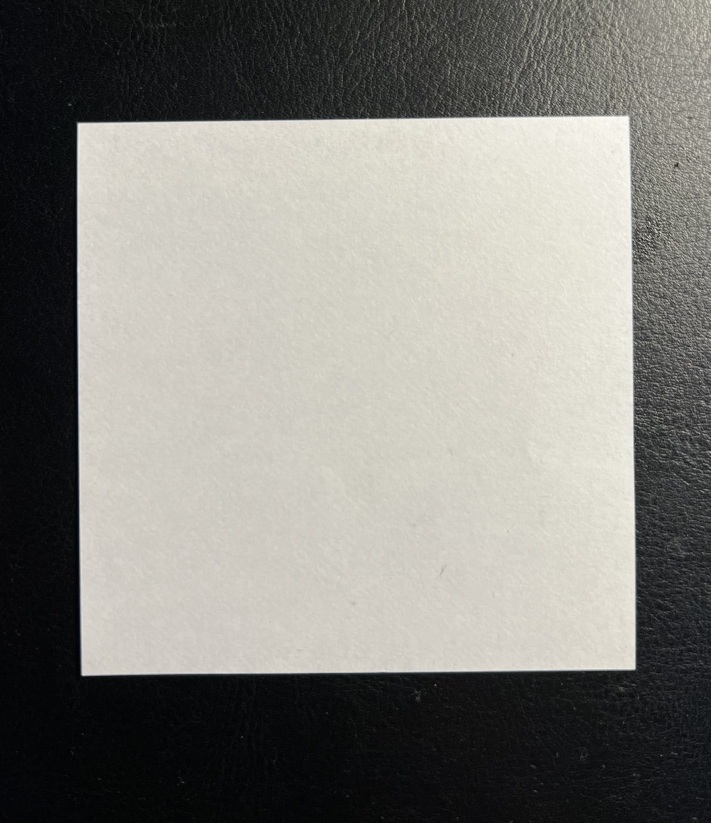
#> input picture data/examples/paper.jpeg, 2842 x 3290 px (shown at 1/4 size)
$ python -i image_processing.py   (imports and definitions only)
#> lines starting #> are read from the running program, lines starting #| are printed output that depends on the picture
#> further down, picture is the input picture: shape (3290, 2842, 3); mean B, G, R 124.6, 129.9, 131.2
import cv2
import numpy as np
from typing import Tuple

def preprocess_image(image: np.ndarray) -> np.ndarray:
    """
    Preprocess the image for better object detection.

    Args:
        image: Input image in BGR format

    Returns:
        np.ndarray: Preprocessed image
    """
    # Convert to grayscale
    gray = cv2.cvtColor(image, cv2.COLOR_BGR2GRAY)

    # Apply Gaussian blur
    blurred = cv2.GaussianBlur(gray, (5, 5), 0)

    # Enhance contrast
    clahe = cv2.createCLAHE(clipLimit=2.0, tileGridSize=(8,8))
    enhanced = clahe.apply(blurred)
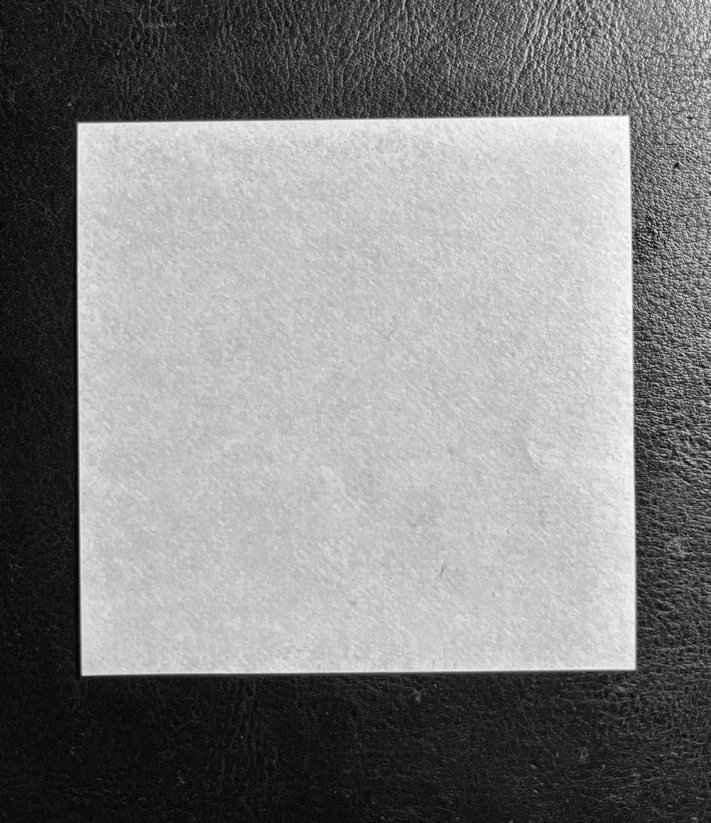
#> enhanced: shape (3290, 2842) (shown at 1/4 size); min 2, max 254, mean 130.4

    return enhanced

def get_image_info(image: np.ndarray) -> Tuple[int, int, int]:
    """
    Get basic information about the image.

    Args:
        image: Input image

    Returns:
        Tuple containing height, width, and number of channels
    """
    height, width = image.shape[:2]
    channels = image.shape[2] if len(image.shape) > 2 else 1
    return height, width, channels

def resize_image(image: np.ndarray, max_dimension: int = 1200) -> np.ndarray:
    """
    Resize image while maintaining aspect ratio.

    Args:
        image: Input image
        max_dimension: Maximum dimension (width or height)

    Returns:
        np.ndarray: Resized image
    """
    height, width = image.shape[:2]
    if height > max_dimension or width > max_dimension:
        scale = max_dimension / max(height, width)
        new_width = int(width * scale)
        new_height = int(height * scale)
        return cv2.resize(image, (new_width, new_height))
    return image

>>> import cv2
>>> picture = cv2.imread('../../data/examples/paper.jpeg')
>>> result = preprocess_image(picture)

$ run again, on data/examples/scene_1.jpeg
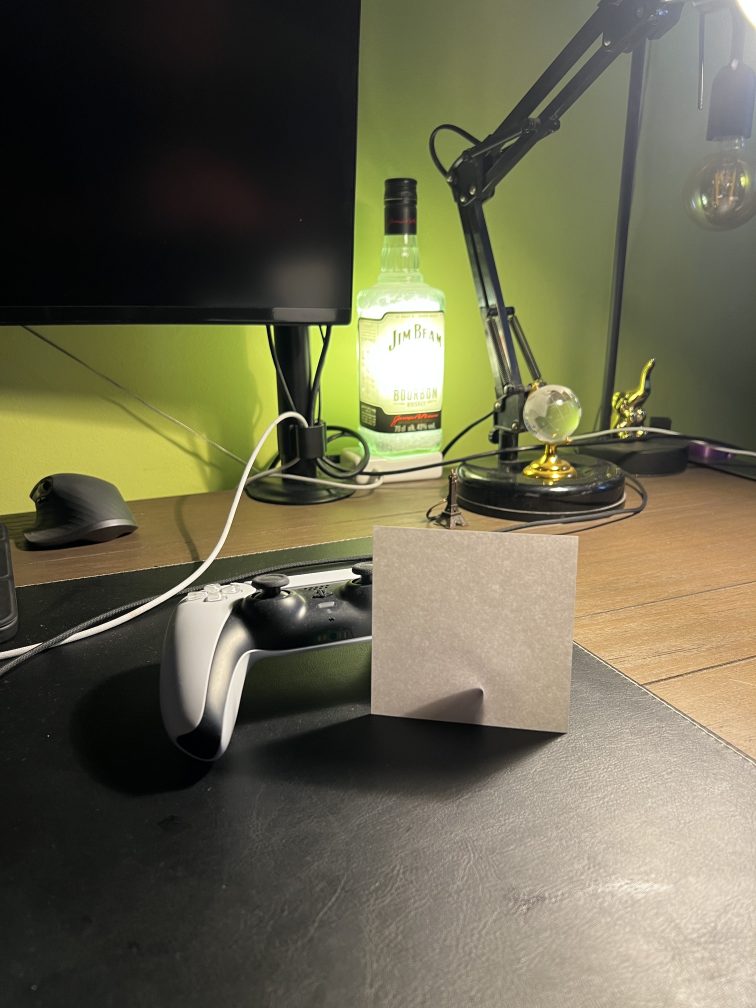
#> input picture data/examples/scene_1.jpeg, 3024 x 4032 px (shown at 1/4 size)
#> picture is the input picture: shape (4032, 3024, 3); mean B, G, R 79.3, 102.7, 106
#> in preprocess_image, `gray = cv2.cvtColor(image, cv2.COLOR_BGR2GRAY)`:
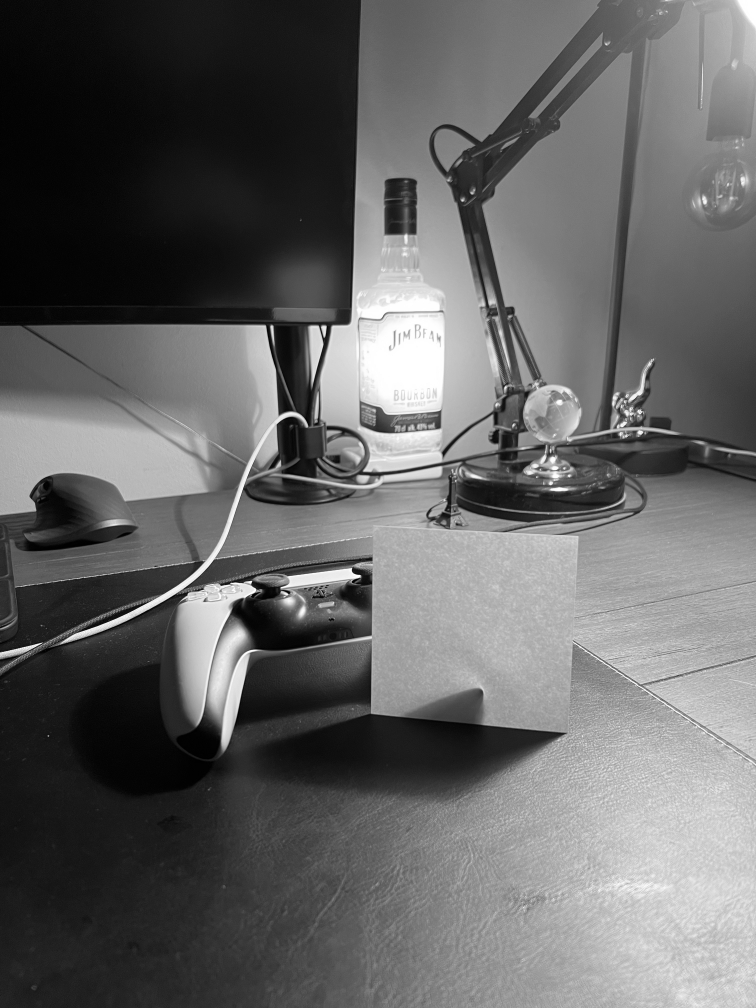
#> gray: shape (4032, 3024) (shown at 1/4 size); min 0, max 255, mean 101
#> in preprocess_image, `enhanced = clahe.apply(blurred)`:
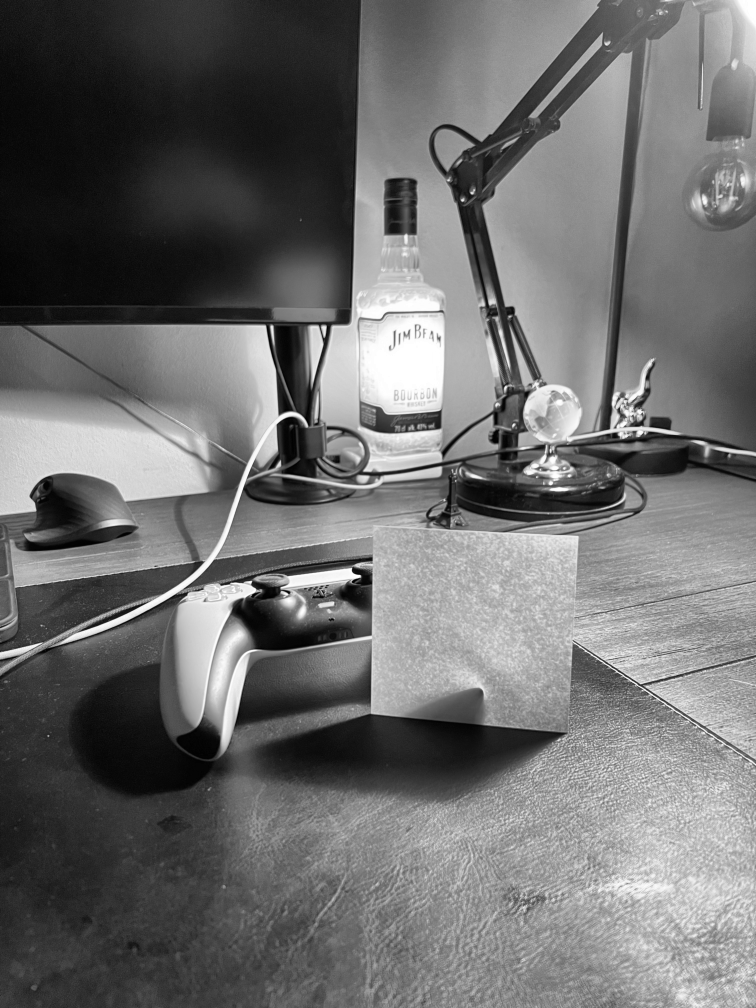
#> enhanced: shape (4032, 3024) (shown at 1/4 size); min 0, max 255, mean 110.1
